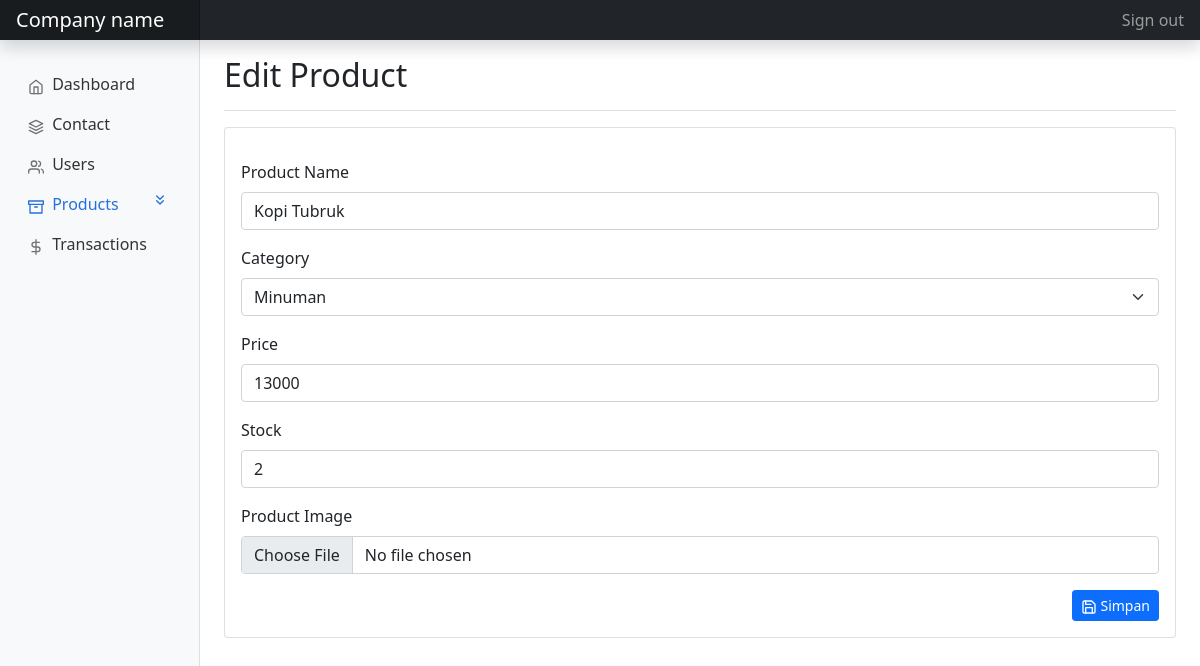
/index.php?page=edit-product&id=5 (signed in), run on the app's committed database.
### tables this page shows
CREATE TABLE `tb_product` (
  `id` int(11) NOT NULL,
  `name` varchar(100) NOT NULL,
  `category` varchar(25) NOT NULL,
  `price` double NOT NULL,
  `stock` int(11) NOT NULL,
  `image_path` varchar(100) NOT NULL
);

### query/query_product_edit.php (called while the page is built)
<?php
    include "database.php";
    $id = $_GET['id'];
    $query = "SELECT * FROM tb_product WHERE id='$id'";
    $product = mysqli_query($conn, $query);
    if(mysqli_num_rows($product) == 0){
        $_SESSION['message'] = array(
            'type' => 'danger',
            'message' => 'Maaf! Produk tidak ditemukan.'
        );
        header('Location: ../index.php?page=product');
    }else{
        $product = mysqli_fetch_array($product);
    }
?>

### products-add.php (the view, shortened to what this page needs)
<?php
    $edit = false;
    if($_GET['page'] == 'edit-product'){
        include "query/query_product_edit.php";
        $edit = true;
    }
?>
<div
    class="d-flex justify-content-between flex-wrap flex-md-nowrap align-items-center pt-3 pb-2 mb-3 border-bottom">
    <h1 class="h2"><?= ($edit) ? "Edit Product" : "Add New Product" ; ?></h1>
</div>
<div>
    <div class="card">
        <div class="card-body">
            <form action="query/query_product_add.php" method="post" enctype="multipart/form-data">
                <div class="mb-3 mt-3">
                    <label for="name" class="form-label">Product Name</label>
                    <input type="text" class="form-control" placeholder="Nama" name="name" value="<?= ($edit) ? $product['name'] : "" ; ?>">
                </div>
                <div class="mb-3">
                    <label for="description" class="form-label">Category</label>
                    <select class="form-select" name="category">
                        <option value="Minuman" <?= ($edit && $product['category'] == 'Minuman') ? "selected" : "" ; ?>>Minuman</option>
                    </select>
                </div>
                <div class="mb-3">
                    <label for="price" class="form-label">Price</label>
                    <input type="number" class="form-control" placeholder="Price" name="price" value="<?= ($edit) ? $product['price'] : "" ; ?>">
                </div>
                <div class="mb-3">
                    <label for="stock" class="form-label">Stock</label>
                    <input type="number" class="form-control" placeholder="Stock" name="stock" value="<?= ($edit) ? $product['stock'] : "" ; ?>">
                </div>
                <div class="mb-3">
                    <label for="image" class="form-label">Product Image</label>
                    <input type="file" class="form-control" name="image">
                </div>
                <button type="submit" class="btn btn-sm btn-primary float-end"> <span data-feather="save"></span> Simpan</button>
            </form>
        </div>
    </div>
</div>

### assets/css/style.css (style rules this page uses)
body { font-size: .875rem; }
.feather { width: 16px; height: 16px; vertical-align: text-bottom; }

### data on the page
tb_product: name "Kopi Tubruk", category "Minuman", price "13000", stock "2"
